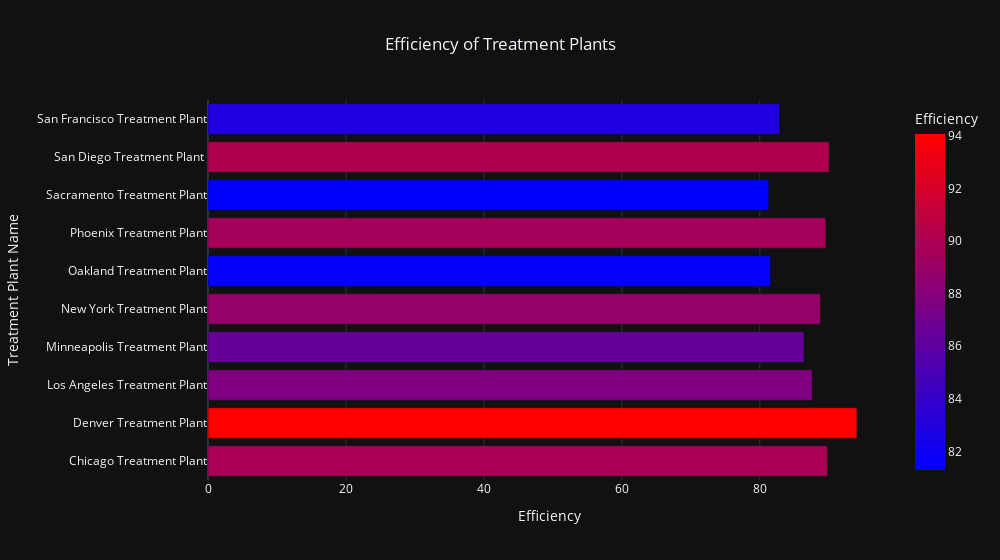

Notebook source saved alongside this figure:
### Code cell
import plotly.express as px


fig = px.bar(Successfully_treated_df, 
             x='Efficiency', 
             y='name',
             title='Efficiency of Treatment Plants',
             labels={'Efficiency': 'Efficiency', 'name': 'Name'},
             template='plotly_dark',  
             color='Efficiency',  
             color_continuous_scale='Bluered',  
             )

fig.update_layout(
    title_x=0.5, 
    width=1000,
    xaxis_title='Efficiency', 
    yaxis_title='Treatment Plant Name', 
    legend_title='Efficiency', 
    barmode='group', 
    uniformtext_minsize=8,  
    uniformtext_mode='hide',  
)


fig.show()

### Figure 1 — Plotly figure (JSON) as saved in the notebook; plotly's stock layout.template omitted (floating-point values rounded to 4 significant figures)
{"data": [{"alignmentgroup": "True", "hovertemplate": "Efficiency=%{marker.color}<br>Name=%{y}<extra></extra>", "legendgroup": "", "marker": {"color": [89.8, 94.07, 87.62, 86.41, 88.78, 81.55, 89.57, 81.29, 90.04, 82.86], "coloraxis": "coloraxis", "pattern": {"shape": ""}}, "name": "", "offsetgroup": "", "orientation": "h", "showlegend": false, "textposition": "auto", "type": "bar", "x": [89.8, 94.07, 87.62, 86.41, 88.78, 81.55, 89.57, 81.29, 90.04, 82.86], "xaxis": "x", "y": ["Chicago Treatment Plant", "Denver Treatment Plant", "Los Angeles Treatment Plant", "Minneapolis Treatment Plant", "New York Treatment Plant", "Oakland Treatment Plant", "Phoenix Treatment Plant", "Sacramento Treatment Plant", "San Diego Treatment Plant ", "San Francisco Treatment Plant"], "yaxis": "y"}], "layout": {"barmode": "group", "coloraxis": {"colorbar": {"title": {"text": "Efficiency"}}, "colorscale": [[0, "rgb(0,0,255)"], [1, "rgb(255,0,0)"]]}, "legend": {"title": {"text": "Efficiency"}, "tracegroupgap": 0}, "title": {"text": "Efficiency of Treatment Plants", "x": 0.5}, "uniformtext": {"minsize": 8, "mode": "hide"}, "width": 1000, "xaxis": {"anchor": "y", "domain": [0, 1], "title": {"text": "Efficiency"}}, "yaxis": {"anchor": "x", "domain": [0, 1], "title": {"text": "Treatment Plant Name"}}}}
